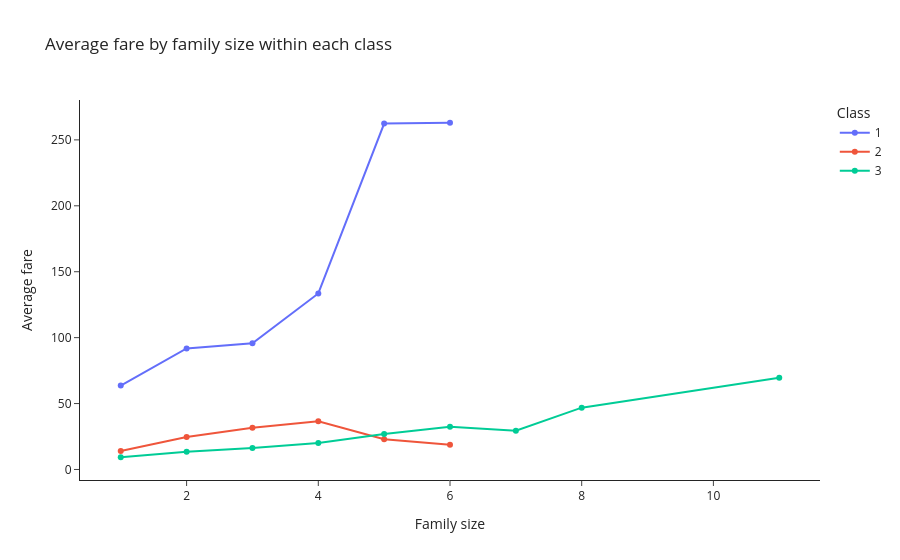

Source (notebook cell):
### Markdown cell above
Using the Titanic dataset, write a function named `family_groups()` to explore the relationship between family size, passenger class, and ticket fare.  

1. Create a new column in the Titanic dataset that represents the total family size for each passenger, `family_size`. Family size is defined as the number of siblings/spouses aboard plus the number of parents/children aboard, plus the passenger themselves.

2. Group the passengers by family size and passenger class. For each group, calculate:  
   - The total number of passengers, `n_passengers`
   - The average ticket fare, `avg_fare`
   - The minimum and maximum ticket fares (to capture variation in wealth), `min_fare` and `max_fare`

3. Return a table with these results, sorted so that the values are clear and easy to interpret (for example, by class and then family size).

4. Write a function called `last_names()` that extracts the last name of each passenger from the `Name` column, and returns the count for each last name (i.e., a pandas series with last name as index, and count as value). Does this result agree with that of the data table above? Share your findings in your app using `st.write`.

5. Just like you did in Exercise 1, come up with a clear question that your results makes you curious about. Write this question in your app.py file above the call to your visualization function. Then, create a Plotly visualization in a function named `visualize_families()` that directly addresses your question. As in Exercise 1 you are free to choose the chart type that you think best communicates the findings.

### Code cell
df['family_size'] = df['sibsp'] + df['parch'] + 1

families = (df.groupby(['pclass', 'family_size'])
            .agg(n_passengers=('fare', 'size'), avg_fare=('fare', 'mean'),
                 min_fare=('fare', 'min'), max_fare=('fare', 'max'))
            .reset_index()
            .sort_values(['pclass', 'family_size'], ignore_index=True))
display(families)

names = df['name'].str.split(',').str[0].str.strip().value_counts()
display(names.head(10))

# The largest shared last names are third-class families, matching the largest
# family_size values above, but they don't agree exactly: unrelated passengers
# share common names, so last-name counts overstate family size.

# Does the average ticket fare increase with family size within each class?
fig = px.line(families, x='family_size', y='avg_fare', color='pclass', markers=True,
              labels={'family_size': 'Family size', 'avg_fare': 'Average fare',
                      'pclass': 'Class'},
              title='Average fare by family size within each class')
fig.update_layout(template='simple_white')
fig.show()

### Figure 1 — Plotly figure (JSON) as saved in the notebook; plotly's stock layout.template omitted (floating-point values rounded to 4 significant figures)
{"data": [{"hovertemplate": "Class=1<br>Family size=%{x}<br>Average fare=%{y}<extra></extra>", "legendgroup": "1", "line": {"color": "#636efa", "dash": "solid"}, "marker": {"symbol": "circle"}, "mode": "lines+markers", "name": "1", "orientation": "v", "showlegend": true, "type": "scatter", "x": [1, 2, 3, 4, 5, 6], "xaxis": "x", "y": [63.67, 91.85, 95.68, 133.5, 262.4, 263.0], "yaxis": "y"}, {"hovertemplate": "Class=2<br>Family size=%{x}<br>Average fare=%{y}<extra></extra>", "legendgroup": "2", "line": {"color": "#EF553B", "dash": "solid"}, "marker": {"symbol": "circle"}, "mode": "lines+markers", "name": "2", "orientation": "v", "showlegend": true, "type": "scatter", "x": [1, 2, 3, 4, 5, 6], "xaxis": "x", "y": [14.07, 24.68, 31.69, 36.58, 23.0, 18.75], "yaxis": "y"}, {"hovertemplate": "Class=3<br>Family size=%{x}<br>Average fare=%{y}<extra></extra>", "legendgroup": "3", "line": {"color": "#00cc96", "dash": "solid"}, "marker": {"symbol": "circle"}, "mode": "lines+markers", "name": "3", "orientation": "v", "showlegend": true, "type": "scatter", "x": [1, 2, 3, 4, 5, 6, 7, 8, 11], "xaxis": "x", "y": [9.272, 13.41, 16.38, 20.1, 26.97, 32.42, 29.37, 46.9, 69.55], "yaxis": "y"}], "layout": {"legend": {"title": {"text": "Class"}, "tracegroupgap": 0}, "title": {"text": "Average fare by family size within each class"}, "xaxis": {"anchor": "y", "domain": [0.0, 1.0], "title": {"text": "Family size"}}, "yaxis": {"anchor": "x", "domain": [0.0, 1.0], "title": {"text": "Average fare"}}}}
